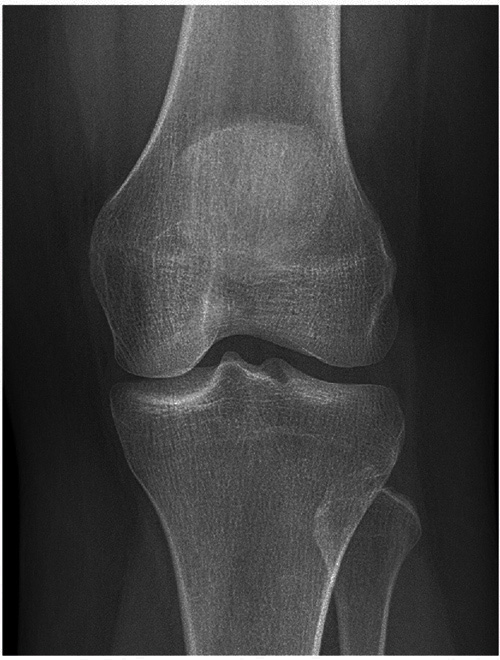
#> input picture imageLumination and Edge Detection/1_low.jpg, 500 x 660 px
$ python Edge2.py
#> lines starting #> are read from the running program, lines starting #| are printed output that depends on the picture; after the words box and inside, x2 and y2 are one past the last pixel; in counts of white or black regions, pixels touching at a corner belong together
import cv2
import numpy as np

def applyContour(img):
    ret, thresh = cv2.threshold(img, 100, 255, 0)
    contours, hierarchy = cv2.findContours(thresh, cv2.RETR_TREE, cv2.CHAIN_APPROX_SIMPLE)
    img = np.dstack((img, img, img))
    cv2.drawContours(img, contours, -1, (0, 255, 0), 2)
    return img

def roi(img):
    #         x1:x2    y1:y2
    img = img[250:450,100:400]
    return img

#read GrayScale image
img = cv2.imread("1_low.jpg", 0)
#> img: shape (660, 500); min 0, max 255, mean 62.8
img = roi(img)
#> in roi, `img = img[250:450,100:400]`:
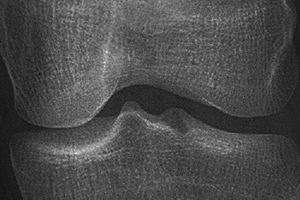
#> img: shape (200, 300); min 17, max 253, mean 74.5
final_img = applyContour(img)
#> in applyContour, `ret, thresh = cv2.threshold(img, 100, 255, 0)`:
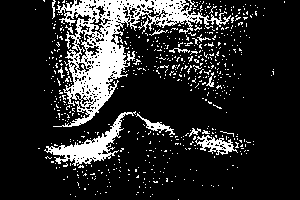
#> thresh: shape (200, 300); 16.5% white; 607 white regions (594 under 20 px)
#> in applyContour, `contours, hierarchy = cv2.findContours(thresh, cv2.RETR_TREE, cv2.CHAI..`: contours = 916 contours, 885 with area under 20; largest, box (x1, y1, x2, y2) and area: (53, 0, 231, 127) 6546, (44, 111, 136, 166) 1164, (195, 135, 238, 155) 370, (76, 30, 93, 63) 194, (136, 113, 175, 135) 143
#> in applyContour, `cv2.drawContours(img, contours, -1, (0, 255, 0), 2)`:
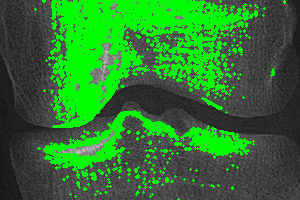
#> img: shape (200, 300, 3); mean of channels 0, 1, 2 44.9, 119.4, 44.9; drawn as B, G, R
#cv2.imshow('final_img', final_img)
cv2.imwrite("1_low_contour.jpg", final_img)
